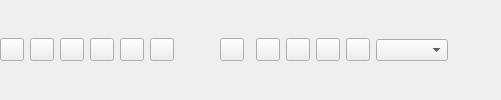
        <widget class="QWidget" name="widget1" native="true">
         <property name="sizePolicy">
          <sizepolicy hsizetype="Expanding" vsizetype="Preferred">
           <horstretch>0</horstretch>
           <verstretch>0</verstretch>
          </sizepolicy>
         </property>
         <layout class="QHBoxLayout" name="w_horizontalLayout">
          <property name="margin">
           <number>0</number>
          </property>
          <item>
           <widget class="QToolButton" name="e_b_toolButton">
            <property name="text">
             <string/>
            </property>
            <property name="icon">
             <iconset resource="mtext.qrc">
              <normaloff>:/bitmaps/bold.svg</normaloff>:/bitmaps/bold.svg</iconset>
            </property>
            <property name="checkable">
             <bool>true</bool>
            </property>
           </widget>
          </item>
          <item>
           <widget class="QToolButton" name="e_i_toolButton">
            <property name="text">
             <string/>
            </property>
            <property name="icon">
             <iconset resource="mtext.qrc">
              <normaloff>:/bitmaps/italic.svg</normaloff>:/bitmaps/italic.svg</iconset>
            </property>
            <property name="checkable">
             <bool>true</bool>
            </property>
           </widget>
          </item>
          <item>
           <widget class="QToolButton" name="e_underline_toolButton">
            <property name="text">
             <string/>
            </property>
            <property name="icon">
             <iconset resource="mtext.qrc">
              <normaloff>:/bitmaps/underline.svg</normaloff>:/bitmaps/underline.svg</iconset>
            </property>
            <property name="checkable">
             <bool>true</bool>
            </property>
           </widget>
          </item>
          <item>
           <widget class="QToolButton" name="e_strike_toolButton">
            <property name="text">
             <string/>
            </property>
            <property name="icon">
             <iconset resource="mtext.qrc">
              <normaloff>:/bitmaps/strike.svg</normaloff>:/bitmaps/strike.svg</iconset>
            </property>
            <property name="checkable">
             <bool>true</bool>
            </property>
           </widget>
          </item>
          <item>
           <widget class="QToolButton" name="superscript_toolButton">
            <property name="text">
             <string/>
            </property>
            <property name="icon">
             <iconset resource="mtext.qrc">
              <normaloff>:/bitmaps/superscript.svg</normaloff>:/bitmaps/superscript.svg</iconset>
            </property>
            <property name="checkable">
             <bool>true</bool>
            </property>
           </widget>
          </item>
          <item>
           <widget class="QToolButton" name="subscript_toolButton">
            <property name="text">
             <string/>
            </property>
            <property name="icon">
             <iconset resource="mtext.qrc">
              <normaloff>:/bitmaps/subscript.svg</normaloff>:/bitmaps/subscript.svg</iconset>
            </property>
            <property name="checkable">
             <bool>true</bool>
            </property>
           </widget>
          </item>
          <item>
           <spacer name="horizontalSpacer_3">
            <property name="orientation">
             <enum>Qt::Horizontal</enum>
            </property>
            <property name="sizeHint" stdset="0">
             <size>
              <width>40</width>
              <height>20</height>
             </size>
            </property>
           </spacer>
          </item>
          <item>
           <widget class="QToolButton" name="color_toolButton">
            <property name="toolTip">
             <string>Text color</string>
            </property>
            <property name="text">
             <string/>
            </property>
            <property name="checkable">
             <bool>false</bool>
            </property>
           </widget>
          </item>
          <item>
           <widget class="QFrame" name="matrix_frame">
            <property name="sizePolicy">
             <sizepolicy hsizetype="Preferred" vsizetype="Preferred">
              <horstretch>0</horstretch>
              <verstretch>0</verstretch>
             </sizepolicy>
            </property>
            <property name="contextMenuPolicy">
             <enum>Qt::NoContextMenu</enum>
            </property>
            <property name="toolTip">
             <string notr="true"/>
            </property>
            <property name="frameShape">
             <enum>QFrame::NoFrame</enum>
            </property>
            <property name="frameShadow">
             <enum>QFrame::Plain</enum>
            </property>
           </widget>
          </item>
          <item>
           <widget class="QToolButton" name="alignleft_toolButton">
            <property name="text">
             <string/>
            </property>
            <property name="icon">
             <iconset resource="mtext.qrc">
              <normaloff>:/bitmaps/textleft.svg</normaloff>:/bitmaps/textleft.svg</iconset>
            </property>
            <property name="checkable">
             <bool>true</bool>
            </property>
           </widget>
          </item>
          <item>
           <widget class="QToolButton" name="aligncenter_toolButton">
            <property name="text">
             <string/>
            </property>
            <property name="icon">
             <iconset resource="mtext.qrc">
              <normaloff>:/bitmaps/textcenter.svg</normaloff>:/bitmaps/textcenter.svg</iconset>
            </property>
            <property name="checkable">
             <bool>true</bool>
            </property>
           </widget>
          </item>
          <item>
           <widget class="QToolButton" name="alignright_toolButton">
            <property name="text">
             <string/>
            </property>
            <property name="icon">
             <iconset resource="mtext.qrc">
              <normaloff>:/bitmaps/textright.svg</normaloff>:/bitmaps/textright.svg</iconset>
            </property>
            <property name="checkable">
             <bool>true</bool>
            </property>
           </widget>
          </item>
          <item>
           <widget class="QToolButton" name="alignjustify_toolButton">
            <property name="text">
             <string/>
            </property>
            <property name="icon">
             <iconset resource="mtext.qrc">
              <normaloff>:/bitmaps/textjustify.svg</normaloff>:/bitmaps/textjustify.svg</iconset>
            </property>
            <property name="checkable">
             <bool>true</bool>
            </property>
           </widget>
          </item>
          <item>
           <widget class="QComboBox" name="style_comboBox"/>
          </item>
          <item>
           <spacer name="horizontalSpacer_4">
            <property name="orientation">
             <enum>Qt::Horizontal</enum>
            </property>
            <property name="sizeHint" stdset="0">
             <size>
              <width>40</width>
              <height>20</height>
             </size>
            </property>
           </spacer>
          </item>
          <item>
           <widget class="QLabel" name="label_4">
            <property name="toolTip">
             <string notr="true"/>
            </property>
            <property name="text">
             <string/>
            </property>
            <property name="textFormat">
             <enum>Qt::PlainText</enum>
            </property>
            <property name="textInteractionFlags">
             <set>Qt::NoTextInteraction</set>
            </property>
           </widget>
          </item>
         </layout>
        </widget>
